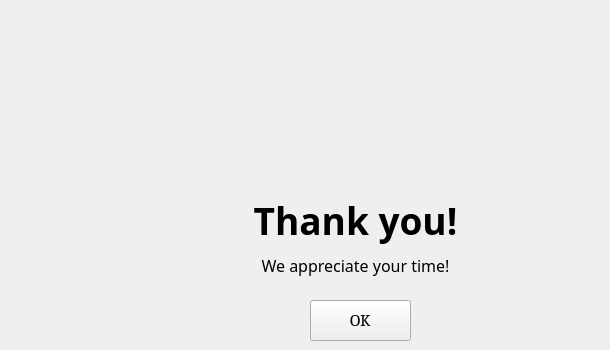
    <widget class="QWidget" name="thanks_page">
     <widget class="QLabel" name="label_products_25">
      <property name="geometry">
       <rect>
        <x>220</x>
        <y>190</y>
        <width>271</width>
        <height>61</height>
       </rect>
      </property>
      <property name="font">
       <font>
        <family>Candara</family>
        <pointsize>28</pointsize>
        <italic>false</italic>
        <bold>true</bold>
        <underline>false</underline>
        <strikeout>false</strikeout>
       </font>
      </property>
      <property name="cursor">
       <cursorShape>SizeAllCursor</cursorShape>
      </property>
      <property name="text">
       <string>Thank you!</string>
      </property>
      <property name="alignment">
       <set>Qt::AlignCenter</set>
      </property>
     </widget>
     <widget class="QLabel" name="label_products_26">
      <property name="geometry">
       <rect>
        <x>110</x>
        <y>240</y>
        <width>491</width>
        <height>51</height>
       </rect>
      </property>
      <property name="font">
       <font>
        <family>Candara</family>
        <pointsize>12</pointsize>
        <italic>false</italic>
        <bold>false</bold>
        <underline>false</underline>
        <strikeout>false</strikeout>
       </font>
      </property>
      <property name="cursor">
       <cursorShape>SizeAllCursor</cursorShape>
      </property>
      <property name="text">
       <string>We appreciate your time!</string>
      </property>
      <property name="alignment">
       <set>Qt::AlignCenter</set>
      </property>
     </widget>
     <widget class="QPushButton" name="pushBackToMain_3">
      <property name="geometry">
       <rect>
        <x>310</x>
        <y>300</y>
        <width>101</width>
        <height>41</height>
       </rect>
      </property>
      <property name="font">
       <font>
        <family>Cambria</family>
        <pointsize>13</pointsize>
        <italic>false</italic>
        <underline>false</underline>
       </font>
      </property>
      <property name="text">
       <string>OK</string>
      </property>
     </widget>
    </widget>
